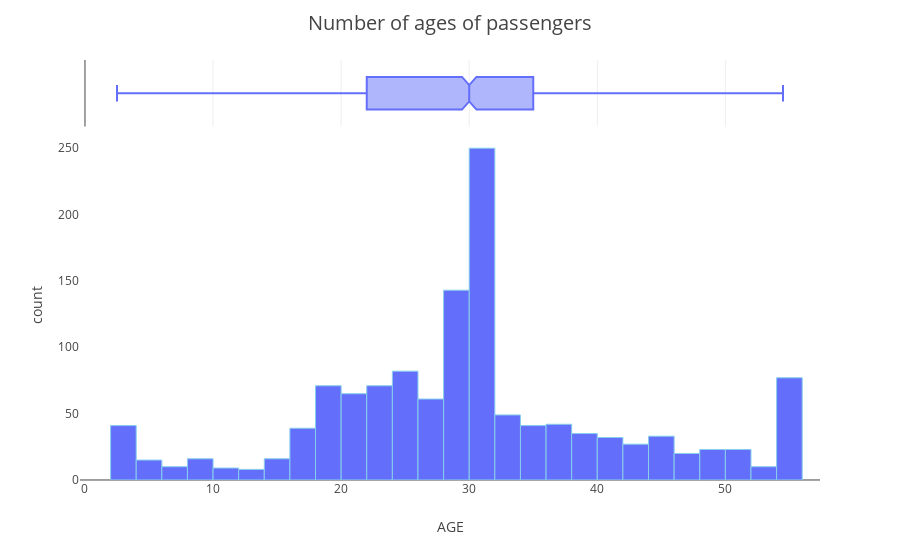

Write notebook code for a chart like this one.
### Markdown cell above
<div style="color:#3F497F;font-size:30px;font-family:Georgia;text-align:center;">After Outlier Operation </div>

### Code cell
fig = px.histogram(train_df, x='AGE', opacity=1, marginal='box')
fig.update_traces(marker=dict(line=dict(color='skyblue', width=1)))
fig.update_layout(title_text='Number of ages of passengers', template='ygridoff',
                  title_x=0.5, title_font=dict(size=20))
fig.show()

### Figure 1 — Plotly figure (JSON) as saved in the notebook; plotly's stock layout.template omitted (floating-point values rounded to 4 significant figures; data arrays with more than 128 entries replaced by an {"elided": "..."} marker saying what was removed)
{"data": [{"alignmentgroup": "True", "bingroup": "x", "hovertemplate": "AGE=%{x}<br>count=%{y}<extra></extra>", "legendgroup": "", "marker": {"color": "#636efa", "line": {"color": "skyblue", "width": 1}, "opacity": 1, "pattern": {"shape": ""}}, "name": "", "offsetgroup": "", "orientation": "v", "showlegend": false, "type": "histogram", "x": {"elided": "1309 float values"}, "xaxis": "x", "yaxis": "y"}, {"alignmentgroup": "True", "hovertemplate": "AGE=%{x}<extra></extra>", "legendgroup": "", "marker": {"color": "#636efa", "line": {"color": "skyblue", "width": 1}}, "name": "", "notched": true, "offsetgroup": "", "showlegend": false, "type": "box", "x": {"elided": "1309 float values"}, "xaxis": "x2", "yaxis": "y2"}], "layout": {"barmode": "relative", "legend": {"tracegroupgap": 0}, "margin": {"t": 60}, "title": {"font": {"size": 20}, "text": "Number of ages of passengers", "x": 0.5}, "xaxis": {"anchor": "y", "domain": [0, 1], "title": {"text": "AGE"}}, "xaxis2": {"anchor": "y2", "domain": [0, 1], "matches": "x", "showgrid": true, "showticklabels": false}, "yaxis": {"anchor": "x", "domain": [0, 0.8316], "title": {"text": "count"}}, "yaxis2": {"anchor": "x2", "domain": [0.8416, 1], "matches": "y2", "showgrid": false, "showline": false, "showticklabels": false, "ticks": ""}}}
